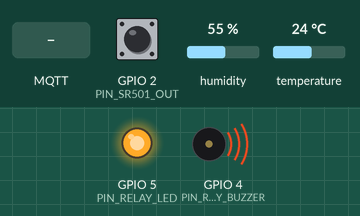
Bench run of a sketch on a simulated ESP8266 (NodeMCU). Parts: output pins drawn as LEDs (lit = HIGH), buzzer (waves = sounding, pin HIGH). The test bench sets the inputs (shaded band); at power-on: GPIO 2 (PIN_SR501_OUT) HIGH, humidity 55 %, temperature 24 °C. WiFi joins after 1.5 s; servers stay silent unless stated; random numbers use the default seed unless the sketch sets one; no MQTT or app messages arrive unless stated; what the sketch prints to the serial monitor is not drawn.

Above: at 2.8 s.
2.9 s: MQTT message "ON" arrives on the first subscribed topic
At 4.3 s:
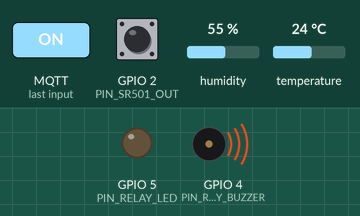
6.0 s: MQTT message "ON" arrives on the second subscribed topic
At 6.3 s:
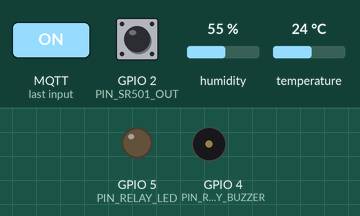
7.5 s: MQTT message "OFF" arrives on the first subscribed topic
At 7.8 s:
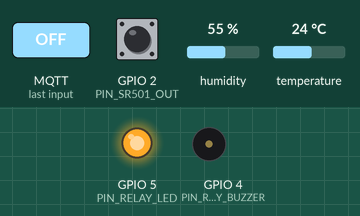
Timing chart, 0 to 10.0 s (numbered marks = the images above; inputs shaded):
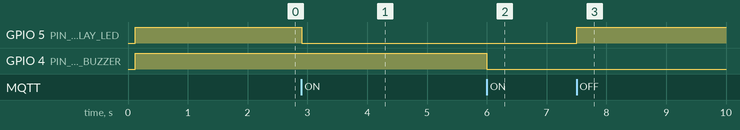

Measured:
- after the input at 2.9 s, GPIO 5 (PIN_RELAY_LED): HIGH → LOW at once
- after the input at 6.0 s, GPIO 4 (PIN_RELAY_BUZZER): HIGH → LOW at once
- after the input at 7.5 s, GPIO 5 (PIN_RELAY_LED): LOW → HIGH at once

The sketch:

esp8266.ino
```cpp
#include <ESP8266WiFi.h>
#include <PubSubClient.h>
#include <DHT.h>

// Include các module từ thư mục src/
#include "src/config/config.h"
#include "src/config/mqtt_topics.h"
#include "src/wifi/wifi_manager.h"
#include "src/mqtt/mqtt_manager.h"
#include "src/sensors/sensor_manager.h"
#include "src/actuators/actuator_manager.h"
#include "src/utils/utils.h"

// ============================================================================
// GLOBAL OBJECTS - ĐỐI TƯỢNG TOÀN CỤC
// ============================================================================

DHT dht(PIN_DHT11_DATA, DHT_TYPE);
WiFiClient espClient;
PubSubClient mqttClient(espClient);

// ============================================================================
// STATE VARIABLES - BIẾN TRẠNG THÁI
// ============================================================================

// Timing
unsigned long lastSensorRead = 0;

// Motion Sensor State
int motionState = LOW;
int lastMotionState = LOW;
unsigned long motionDetectedTime = 0;

// Device States
bool ledState = false;
bool buzzerState = false;
// bool ledAutoMode = true;        // Chế độ tự động bật đèn khi có chuyển động
bool tempAlertActive = false;   // Cảnh báo nhiệt độ đang hoạt động

// Sensor Values
float lastTemperature = 0.0;
float lastHumidity = 0.0;

// MQTT Client ID
String mqttClientId = MQTT_CLIENT_ID_PREFIX_STR;

// ============================================================================
// ARDUINO MAIN FUNCTIONS - HÀM CHÍNH ARDUINO
// ============================================================================

/**
 * Hàm setup - Chạy một lần khi khởi động
 */
void setup() {
  // Khởi tạo Serial
  Serial.begin(SERIAL_BAUD_RATE);
  delay(100);

  // Header
  Serial.println("\n\n");
  Serial.println("╔════════════════════════════════════════╗");
  Serial.println("║   SMART HOME - HOME ASSISTANT MQTT     ║");
  Serial.println("╚════════════════════════════════════════╝");
  Serial.println();

  // Khởi tạo GPIO
  initializeGPIO();

  // Khởi động DHT11
  dht.begin();
  Serial.println("✓ DHT11 sensor initialized");

  // Kết nối WiFi
  setupWiFi();

  // Cấu hình MQTT
  setupMQTT();

  Serial.println();
  Serial.println("✓ Setup completed successfully!");
  Serial.println();

  // Test relay - Disabled để tránh nhiễu nguồn khi SR501 active
  // testRelays();
  Serial.println();
}

/**
 * Hàm loop - Chạy liên tục
 */
void loop() {
  // Kiểm tra và kết nối lại WiFi nếu mất kết nối
  if (WiFi.status() != WL_CONNECTED) {
    Serial.println("✗ WiFi disconnected! Reconnecting...");
    setupWiFi();
  }

  // Kiểm tra và kết nối lại MQTT nếu mất kết nối
  if (!mqttClient.connected()) {
    reconnectMQTT();
  }

  // Xử lý MQTT messages
  mqttClient.loop();

  // Đọc cảm biến theo chu kỳ
  unsigned long currentTime = millis();
  if (currentTime - lastSensorRead >= SENSOR_READ_INTERVAL) {
    lastSensorRead = currentTime;
    readDHT11Sensor();
  }

  // Đọc cảm biến chuyển động (real-time)
  readMotionSensor();

  // Giữ kết nối ổn định
  yield();
}
```

actuator_manager.cpp
```cpp
#include "actuator_manager.h"
#include "../config/config.h"
#include "../config/mqtt_topics.h"
#include <PubSubClient.h>

// External variables
extern PubSubClient mqttClient;
extern bool ledState;
extern bool buzzerState;

void turnOnLED() {
  if (ledState == true) {
    return;
  }

  digitalWrite(PIN_RELAY_LED, RELAY_ON);
  ledState = true;
  mqttClient.publish(MQTTTopics::LED_STATE, "ON", true);
  Serial.println("💡 LED: ON");
}

void turnOffLED() {
  if (ledState == false) {
    return;
  }

  digitalWrite(PIN_RELAY_LED, RELAY_OFF);
  ledState = false;
  mqttClient.publish(MQTTTopics::LED_STATE, "OFF", true);
  Serial.println("💡 LED: OFF");
}

void turnOnBuzzer() {
  if (buzzerState == true) {
    return;
  }

  digitalWrite(PIN_RELAY_BUZZER, RELAY_ON);
  buzzerState = true;
  mqttClient.publish(MQTTTopics::BUZZER_STATE, "ON", true);
  Serial.println("🔊 Buzzer: ON");
}

void turnOffBuzzer() {
  if (buzzerState == false) {
    return;
  }

  digitalWrite(PIN_RELAY_BUZZER, RELAY_OFF);
  buzzerState = false;
  mqttClient.publish(MQTTTopics::BUZZER_STATE, "OFF", true);
  Serial.println("🔊 Buzzer: OFF");
}
```

actuator_manager.h
```cpp
#ifndef ACTUATOR_MANAGER_H
#define ACTUATOR_MANAGER_H

#include <PubSubClient.h>

// Forward declarations
extern PubSubClient mqttClient;
extern bool ledState;
extern bool buzzerState;

void turnOnLED();

void turnOffLED();

void turnOnBuzzer();

void turnOffBuzzer();

#endif // ACTUATOR_MANAGER_H
```

mqtt_manager.cpp
```cpp
#include "mqtt_manager.h"
#include "../config/config.h"
#include "../config/mqtt_topics.h"
#include "../actuators/actuator_manager.h"

// External variables
// extern bool ledAutoMode;

/**
 * Cấu hình MQTT client
 */
void setupMQTT() {
  mqttClient.setServer(MQTT_SERVER, MQTT_PORT);
  mqttClient.setCallback(handleMQTTMessage);
  mqttClient.setBufferSize(MQTT_BUFFER_SIZE);
  Serial.println("✓ MQTT client configured");
}

/**
 * Kết nối lại MQTT broker nếu mất kết nối
 */
void reconnectMQTT() {
  int attempts = 0;
  bool isFirstConnection = (mqttClientId == String(MQTT_CLIENT_ID_PREFIX_STR));

  while (!mqttClient.connected() && attempts < MQTT_RECONNECT_ATTEMPTS) {
    Serial.print("📡 Attempting MQTT connection... ");

    // Tạo client ID unique
    mqttClientId = String(MQTT_CLIENT_ID_PREFIX_STR) + String(random(0xffff), HEX);

    if (mqttClient.connect(mqttClientId.c_str(), MQTT_USER, MQTT_PASS)) {
      Serial.println("✓ Connected!");

      subscribeMQTTTopics();
      publishMQTTStatus();

      // Chỉ publish discovery khi kết nối lần đầu hoặc sau khi mất kết nối lâu
      if (isFirstConnection || attempts == 0) {
        publishMQTTDiscovery();
      }

    } else {
      Serial.print("✗ Failed (rc=");
      Serial.print(mqttClient.state());
      Serial.println(") | Retrying in 5 seconds...");
      delay(5000);
      attempts++;
    }
  }

  if (!mqttClient.connected()) {
    Serial.println("✗ MQTT connection failed after maximum attempts!");
  }
}

/**
 * Đăng ký subscribe các MQTT topics
 */
void subscribeMQTTTopics() {
  mqttClient.subscribe(MQTTTopics::LED_COMMAND);
  mqttClient.subscribe(MQTTTopics::BUZZER_COMMAND);
  Serial.println("✓ Subscribed to control topics");
}

/**
 * Publish trạng thái online của hệ thống
 */
void publishMQTTStatus() {
  mqttClient.publish(MQTTTopics::STATUS, "online", true);
}

/**
 * Tạo JSON string cho device info (dùng chung cho tất cả entities)
 */
String buildDeviceInfo() {
  String deviceInfo = "\"device\":{";
  deviceInfo += "\"identifiers\":[\"" + String(DEVICE_ID) + "\"],";
  deviceInfo += "\"name\":\"" + String(DEVICE_NAME) + "\",";
  deviceInfo += "\"manufacturer\":\"" + String(DEVICE_MANUFACTURER) + "\",";
  deviceInfo += "\"model\":\"" + String(DEVICE_MODEL) + "\",";
  deviceInfo += "\"sw_version\":\"" + String(DEVICE_SW_VERSION) + "\"";
  deviceInfo += "}";
  return deviceInfo;
}

/**
 * Publish Discovery config cho Temperature sensor
 */
void publishTemperatureDiscovery() {
  String config = "{";
  config += "\"name\":\"Temperature\",";
  config += "\"unique_id\":\"" + String(DEVICE_ID) + "_temperature\",";
  config += "\"state_topic\":\"" + String(MQTTTopics::TEMPERATURE_STATE) + "\",";
  config += "\"unit_of_measurement\":\"°C\",";
  config += "\"device_class\":\"temperature\",";
  config += "\"state_class\":\"measurement\",";
  config += "\"expire_after\":300,";
  config += buildDeviceInfo();
  config += "}";

  mqttClient.publish(MQTTTopics::DISCOVERY_TEMP_CONFIG, config.c_str(), true);
  Serial.println("  ✓ Temperature sensor discovery published");
}

/**
 * Publish Discovery config cho Humidity sensor
 */
void publishHumidityDiscovery() {
  String config = "{";
  config += "\"name\":\"Humidity\",";
  config += "\"unique_id\":\"" + String(DEVICE_ID) + "_humidity\",";
  config += "\"state_topic\":\"" + String(MQTTTopics::HUMIDITY_STATE) + "\",";
  config += "\"unit_of_measurement\":\"%\",";
  config += "\"device_class\":\"humidity\",";
  config += "\"state_class\":\"measurement\",";
  config += "\"expire_after\":300,";
  config += buildDeviceInfo();
  config += "}";

  mqttClient.publish(MQTTTopics::DISCOVERY_HUMIDITY_CONFIG, config.c_str(), true);
  Serial.println("  ✓ Humidity sensor discovery published");
}

/**
 * Publish Discovery config cho Motion binary sensor
 */
void publishMotionDiscovery() {
  String config = "{";
  config += "\"name\":\"Motion\",";
  config += "\"unique_id\":\"" + String(DEVICE_ID) + "_motion\",";
  config += "\"state_topic\":\"" + String(MQTTTopics::MOTION_STATE) + "\",";
  config += "\"device_class\":\"motion\",";
  config += "\"payload_on\":\"ON\",";
  config += "\"payload_off\":\"OFF\",";
  config += "\"off_delay\":60,";
  config += buildDeviceInfo();
  config += "}";

  mqttClient.publish(MQTTTopics::DISCOVERY_MOTION_CONFIG, config.c_str(), true);
  Serial.println("  ✓ Motion sensor discovery published");
}

/**
 * Publish Discovery config cho LED switch
 */
void publishLEDDiscovery() {
  String config = "{";
  config += "\"name\":\"LED Light\",";
  config += "\"unique_id\":\"" + String(DEVICE_ID) + "_led\",";
  config += "\"command_topic\":\"" + String(MQTTTopics::LED_COMMAND) + "\",";
  config += "\"state_topic\":\"" + String(MQTTTopics::LED_STATE) + "\",";
  config += "\"payload_on\":\"ON\",";
  config += "\"payload_off\":\"OFF\",";
  config += "\"state_on\":\"ON\",";
  config += "\"state_off\":\"OFF\",";
  config += "\"optimistic\":false,";
  config += "\"retain\":true,";
  config += "\"icon\":\"mdi:lightbulb\",";
  config += buildDeviceInfo();
  config += "}";

  mqttClient.publish(MQTTTopics::DISCOVERY_LED_CONFIG, config.c_str(), true);
  Serial.println("  ✓ LED switch discovery published");
}

/**
 * Publish Discovery config cho Buzzer switch
 */
void publishBuzzerDiscovery() {
  String config = "{";
  config += "\"name\":\"Buzzer\",";
  config += "\"unique_id\":\"" + String(DEVICE_ID) + "_buzzer\",";
  config += "\"command_topic\":\"" + String(MQTTTopics::BUZZER_COMMAND) + "\",";
  config += "\"state_topic\":\"" + String(MQTTTopics::BUZZER_STATE) + "\",";
  config += "\"payload_on\":\"ON\",";
  config += "\"payload_off\":\"OFF\",";
  config += "\"state_on\":\"ON\",";
  config += "\"state_off\":\"OFF\",";
  config += "\"optimistic\":false,";
  config += "\"retain\":true,";
  config += "\"icon\":\"mdi:bell\",";
  config += buildDeviceInfo();
  config += "}";

  mqttClient.publish(MQTTTopics::DISCOVERY_BUZZER_CONFIG, config.c_str(), true);
  Serial.println("  ✓ Buzzer switch discovery published");
}

/**
 * Publish tất cả MQTT Discovery configurations
 *
 * MQTT Discovery cho phép Home Assistant tự động phát hiện và cấu hình
 * các thiết bị mà không cần khai báo thủ công trong configuration.yaml
 *
 * Format: homeassistant/<component>/<node_id>/<object_id>/config
 * Home Assistant sẽ tự động đọc các config này và tạo entities tương ứng
 */
void publishMQTTDiscovery() {
  Serial.println();
  Serial.println("🔍 Publishing MQTT Discovery configurations...");

  publishTemperatureDiscovery();
  delay(100);

  publishHumidityDiscovery();
  delay(100);

  publishMotionDiscovery();
  delay(100);

  publishLEDDiscovery();
  delay(100);

  publishBuzzerDiscovery();
  delay(100);

  Serial.println("✓ MQTT Discovery completed!");
  Serial.println();
}

/**
 * Xử lý message nhận được từ MQTT broker
 */
void handleMQTTMessage(char* topic, byte* payload, unsigned int length) {
  // Chuyển đổi payload thành String
  String message = "";
  for (unsigned int i = 0; i < length; i++) {
    message += (char)payload[i];
  }

  Serial.print("📩 MQTT Message [");
  Serial.print(topic);
  Serial.print("]: ");
  Serial.println(message);

  // Xử lý theo topic
  String topicStr = String(topic);

  if (topicStr == MQTTTopics::LED_COMMAND) {
    handleLEDControl(message);
  }
  else if (topicStr == MQTTTopics::BUZZER_COMMAND) {
    handleBuzzerControl(message);
  }
}

/**
 * Xử lý điều khiển LED
 */
void handleLEDControl(String message) {
  message.toUpperCase();

  if (message == "ON") {
    turnOnLED();
  }
  else if (message == "OFF") {
    turnOffLED();
  }
}

/**
 * Xử lý điều khiển Buzzer
 */
void handleBuzzerControl(String message) {
  message.toUpperCase();

  if (message == "ON") {
    turnOnBuzzer();
  }
  else {
    turnOffBuzzer();
  }
}
```

mqtt_manager.h
```cpp
#ifndef MQTT_MANAGER_H
#define MQTT_MANAGER_H

#include <Arduino.h>
#include <PubSubClient.h>
#include <WiFiClient.h>

// Forward declarations
extern WiFiClient espClient;
extern PubSubClient mqttClient;
extern String mqttClientId;

void setupMQTT();

void reconnectMQTT();

void subscribeMQTTTopics();

void publishMQTTStatus();

void publishMQTTDiscovery();

void handleMQTTMessage(char* topic, byte* payload, unsigned int length);

void handleLEDControl(String message);

void handleBuzzerControl(String message);

#endif // MQTT_MANAGER_H
```

sensor_manager.cpp
```cpp
#include "sensor_manager.h"
#include "../config/config.h"
#include "../config/mqtt_topics.h"
#include "../actuators/actuator_manager.h"
#include <DHT.h>
#include <PubSubClient.h>

// External variables
extern DHT dht;
extern PubSubClient mqttClient;
extern int motionState;
extern int lastMotionState;
extern unsigned long motionDetectedTime;
extern bool tempAlertActive;
extern float lastTemperature;
extern float lastHumidity;

/**
 * Đọc cảm biến DHT11 (nhiệt độ & độ ẩm)
 */
void readDHT11Sensor() {
  float humidity = dht.readHumidity();
  float temperature = dht.readTemperature();

  // Kiểm tra lỗi đọc
  if (isnan(humidity) || isnan(temperature)) {
    Serial.println("✗ Failed to read from DHT11 sensor!");
    return;
  }

  // Chỉ publish nếu giá trị thay đổi đáng kể (tránh spam MQTT)
  bool tempChanged = abs(temperature - lastTemperature) > TEMP_CHANGE_THRESHOLD;
  bool humChanged = abs(humidity - lastHumidity) > HUMIDITY_CHANGE_THRESHOLD;

  if (tempChanged || humChanged) {
    Serial.print("🌡️  Temperature: ");
    Serial.print(temperature);
    Serial.print("°C  |  💧 Humidity: ");
    Serial.print(humidity);
    Serial.println("%");

    // Publish lên MQTT
    mqttClient.publish(MQTTTopics::TEMPERATURE_STATE, String(temperature).c_str(), true);
    mqttClient.publish(MQTTTopics::HUMIDITY_STATE, String(humidity).c_str(), true);

    // Cập nhật giá trị đã lưu
    lastTemperature = temperature;
    lastHumidity = humidity;
  }

  // Xử lý cảnh báo nhiệt độ cao
  handleTemperatureAlert(temperature);
}

/**
 * Xử lý cảnh báo nhiệt độ cao
 */
void handleTemperatureAlert(float temperature) {
  // if (temperature > TEMP_THRESHOLD_HIGH) {
  //   if (!tempAlertActive) {
  //     Serial.println("⚠️  HIGH TEMPERATURE ALERT!");
  //     Serial.print("  Current: ");
  //     Serial.print(temperature);
  //     Serial.print("°C | Threshold: ");
  //     Serial.print(TEMP_THRESHOLD_HIGH);
  //     Serial.println("°C");

  //     // Bật buzzer cảnh báo
  //     turnOnBuzzer();

  //     // Publish cảnh báo
  //     String alertMsg = "High temperature: " + String(temperature) + "°C";
  //     mqttClient.publish(MQTTTopics::TEMP_ALERT, alertMsg.c_str());

  //     tempAlertActive = true;
  //   }
  // }
  // else {
  //   // Tắt cảnh báo khi nhiệt độ trở lại bình thường
  //   if (tempAlertActive) {
  //     Serial.println("✓ Temperature back to normal");
  //     turnOffBuzzer();
  //     tempAlertActive = false;
  //     mqttClient.publish(MQTTTopics::TEMP_ALERT, "Normal");
  //   }
  // }
  return;
}

/**
 * Đọc cảm biến chuyển động SR501
 */
void readMotionSensor() {
  motionState = digitalRead(PIN_SR501_OUT);

  // Phát hiện chuyển động mới (rising edge)
  if (motionState == HIGH && lastMotionState == LOW) {
    Serial.println("🚶 Motion detected!");

    // Publish lên MQTT
    mqttClient.publish(MQTTTopics::MOTION_STATE, "ON", true);
    lastMotionState = HIGH;
  }

  // Kết thúc chuyển động (falling edge)
  if (motionState == LOW && lastMotionState == HIGH) {
    Serial.println("🚶 Motion ended");
    mqttClient.publish(MQTTTopics::MOTION_STATE, "OFF", true);
    lastMotionState = LOW;
  }
}
```

sensor_manager.h
```cpp
#ifndef SENSOR_MANAGER_H
#define SENSOR_MANAGER_H

#include <DHT.h>
#include <PubSubClient.h>

// Forward declarations
extern DHT dht;
extern PubSubClient mqttClient;
extern int motionState;
extern int lastMotionState;
extern unsigned long motionDetectedTime;
// extern bool ledAutoMode;
extern bool tempAlertActive;
extern float lastTemperature;
extern float lastHumidity;

void readDHT11Sensor();

void readMotionSensor();

void handleTemperatureAlert(float temperature);

void handleMotionAutoLED();

#endif // SENSOR_MANAGER_H
```

utils.h
```cpp
#ifndef UTILS_H
#define UTILS_H

void initializeGPIO();

void testRelays();

void printSystemStatus();

#endif // UTILS_H
```

wifi_manager.cpp
```cpp
#include "wifi_manager.h"
#include "../config/config.h"

/**
 * Kết nối ESP8266 với WiFi
 */
void setupWiFi() {
  delay(10);

  Serial.println();
  Serial.println("━━━━━━━━━━━━━━━━━━━━━━━━━━━━━━━━━━━━━━━━");
  Serial.print("📶 Connecting to WiFi: ");
  Serial.println(WIFI_SSID);

  WiFi.mode(WIFI_STA);
  WiFi.begin(WIFI_SSID, WIFI_PASSWORD);

  int attempts = 0;
  while (WiFi.status() != WL_CONNECTED && attempts < WIFI_CONNECT_TIMEOUT) {
    delay(500);
    Serial.print(".");
    attempts++;
  }

  if (WiFi.status() == WL_CONNECTED) {
    Serial.println();
    Serial.println("✓ WiFi connected successfully!");
    Serial.print("  IP Address: ");
    Serial.println(WiFi.localIP());
    Serial.print("  Signal (RSSI): ");
    Serial.print(WiFi.RSSI());
    Serial.println(" dBm");
    Serial.println("━━━━━━━━━━━━━━━━━━━━━━━━━━━━━━━━━━━━━━━━");
  } else {
    Serial.println();
    Serial.println("✗ WiFi connection failed!");
    Serial.println("  Restarting ESP8266 in 3 seconds...");
    delay(3000);
    ESP.restart();
  }
}
```

wifi_manager.h
```cpp
#ifndef WIFI_MANAGER_H
#define WIFI_MANAGER_H

#include <ESP8266WiFi.h>

/**
 * Kết nối ESP8266 với WiFi
 */
void setupWiFi();

#endif // WIFI_MANAGER_H
```

Source omitted: utils.cpp (2185 bytes), config.h (3181 bytes), mqtt_topics.h (1601 bytes)
